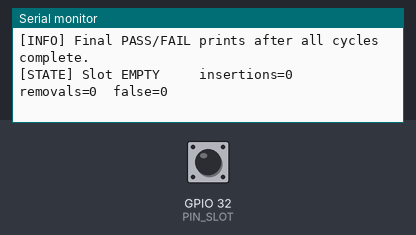
This sketch was run on a simulated ESP32. Shown: the last lines printed to the serial monitor. Inputs (shaded band) come from the test bench; at power-on: GPIO 32 (PIN_SLOT) HIGH.

Above: at 1.7 s.
1.8 s: GPIO 32 (PIN_SLOT) pulled LOW for 0.15 s
At 1.98 s:
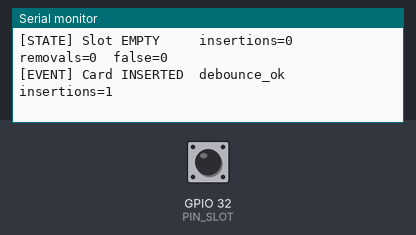
3.5 s: GPIO 32 (PIN_SLOT) pulled LOW for 1 s
At 4.5 s:
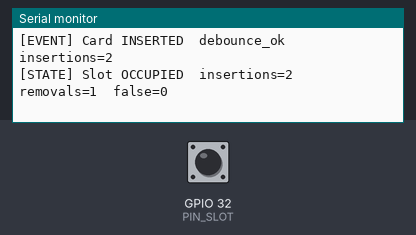
6.0 s: GPIO 32 (PIN_SLOT) pulled LOW for 0.15 s
At 6.8 s:
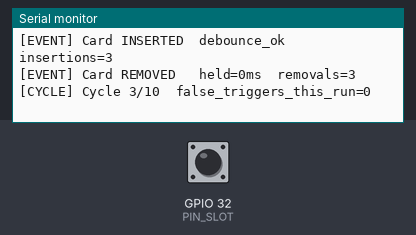
Timing chart, 0 to 9.0 s (numbered marks = the images above; inputs shaded):
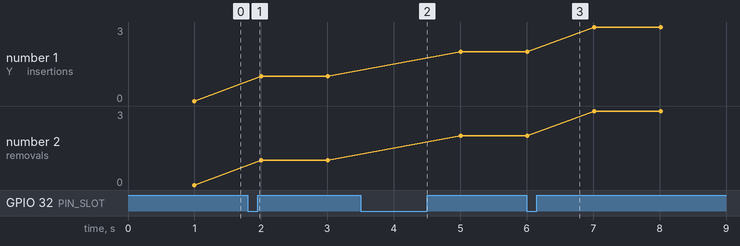

The sketch:

03_hc89_slot_sensor.ino
```cpp
/*
 * TEST 03 — HC89 Optical Slot Sensor Validation
 * MMS V2 Hardware Validation Package
 *
 * Tests: GPIO read, debounce timing, card-present / card-absent transitions,
 *        false-trigger count over 10 insert/remove cycles
 *
 * Wiring:
 *   HC89 VCC → 3V3
 *   HC89 GND → GND
 *   HC89 OUT → GPIO 32
 *   HC89 A0  → not connected (analog output, unused)
 *
 * Logic: GPIO 32 reads LOW when card is in slot (IR beam blocked)
 *        GPIO 32 reads HIGH when slot is empty (IR beam passes through)
 *
 * Serial: 115200 baud
 */

#include <Arduino.h>

#define PIN_SLOT          32
#define DEBOUNCE_MS       50     // Must match config.h SLOT_DEBOUNCE_MS
#define CYCLE_TARGET      10     // Number of insert/remove cycles to validate

static uint32_t insertCount   = 0;
static uint32_t removeCount   = 0;
static uint32_t falseTriggers = 0;

// Debounced state
static bool     lastStableState = HIGH;  // HIGH = empty
static bool     pendingState    = HIGH;
static uint32_t debounceStart   = 0;
static bool     inDebounce      = false;

// Timing
static uint32_t lastStateChangeMs = 0;
static uint32_t lastPrintMs       = 0;

// ── Helpers ─────────────────────────────────────────────────────────────────

static void printSeparator() { Serial.println(F("========================================")); }
static void pass(const char* msg) { Serial.print(F("[PASS] ")); Serial.println(msg); }
static void fail(const char* msg) { Serial.print(F("[FAIL] ")); Serial.println(msg); }
static void info(const char* msg) { Serial.print(F("[INFO] ")); Serial.println(msg); }

static void printStatus() {
    uint32_t now = millis();
    if (now - lastPrintMs < 1000) return;
    lastPrintMs = now;

    Serial.print(F("[STATE] Slot "));
    if (lastStableState == LOW) {
        Serial.print(F("OCCUPIED"));
    } else {
        Serial.print(F("EMPTY   "));
    }
    Serial.print(F("  insertions="));
    Serial.print(insertCount);
    Serial.print(F("  removals="));
    Serial.print(removeCount);
    Serial.print(F("  false="));
    Serial.println(falseTriggers);
}

// ── Debounced read ───────────────────────────────────────────────────────────

// Returns true when a confirmed stable transition occurred
// outState = the NEW stable state after the transition
static bool readDebounced(bool* outState) {
    bool rawState = (bool)digitalRead(PIN_SLOT);
    uint32_t now  = millis();

    if (!inDebounce) {
        // Not currently debouncing — check for a change
        if (rawState != lastStableState) {
            // Start debounce window
            inDebounce    = true;
            pendingState  = rawState;
            debounceStart = now;
        }
        return false;
    }

    // Currently debouncing
    if (rawState != pendingState) {
        // Signal changed again during debounce — reset window
        pendingState  = rawState;
        debounceStart = now;
        falseTriggers++;
        return false;
    }

    if (now - debounceStart >= DEBOUNCE_MS) {
        // Signal stable for DEBOUNCE_MS — accept the transition
        inDebounce       = false;
        lastStableState  = pendingState;
        *outState        = pendingState;
        lastStateChangeMs = now;
        return true;
    }

    return false;
}

// ── Setup ────────────────────────────────────────────────────────────────────

void setup() {
    Serial.begin(115200);
    delay(500);

    printSeparator();
    Serial.println(F(" MMS V2 — Test 03: HC89 Slot Sensor"));
    printSeparator();

    pinMode(PIN_SLOT, INPUT_PULLUP);
    delay(10);

    Serial.print(F("[INFO] Slot sensor on GPIO "));
    Serial.println(PIN_SLOT);
    info("Logic: GPIO LOW = card in slot, GPIO HIGH = slot empty");
    Serial.print(F("[INFO] Debounce: "));
    Serial.print(DEBOUNCE_MS);
    Serial.println(F(" ms"));
    Serial.println();

    // Read initial state
    bool initState = (bool)digitalRead(PIN_SLOT);
    lastStableState = initState;
    Serial.print(F("[INFO] Initial state: slot "));
    Serial.println(initState == HIGH ? F("EMPTY") : F("OCCUPIED (remove card before test)"));
    Serial.println();

    Serial.print(F("[INFO] Insert and remove a card "));
    Serial.print(CYCLE_TARGET);
    Serial.println(F("× to validate. Summary prints after each cycle."));
    info("Final PASS/FAIL prints after all cycles complete.");
    Serial.println();
}

// ── Loop ─────────────────────────────────────────────────────────────────────

void loop() {
    bool newState;
    bool transitionDetected = readDebounced(&newState);

    if (transitionDetected) {
        uint32_t elapsed = millis() - lastStateChangeMs;  // time since previous change

        if (newState == LOW) {
            // Card inserted
            insertCount++;
            Serial.print(F("[EVENT] Card INSERTED  debounce_ok  insertions="));
            Serial.println(insertCount);

        } else {
            // Card removed
            removeCount++;
            Serial.print(F("[EVENT] Card REMOVED   held="));
            Serial.print(elapsed);
            Serial.print(F("ms  removals="));
            Serial.println(removeCount);

            // After each complete cycle, print a summary
            if (removeCount == insertCount) {
                Serial.print(F("[CYCLE] Cycle "));
                Serial.print(removeCount);
                Serial.print(F("/"));
                Serial.print(CYCLE_TARGET);
                Serial.print(F("  false_triggers_this_run="));
                Serial.println(falseTriggers);
            }
        }

        // Final validation after target cycles
        if (removeCount >= CYCLE_TARGET && insertCount >= CYCLE_TARGET) {
            Serial.println();
            printSeparator();
            Serial.println(F(" VALIDATION SUMMARY"));
            printSeparator();
            Serial.print(F("[INFO] Insertions detected : ")); Serial.println(insertCount);
            Serial.print(F("[INFO] Removals detected   : ")); Serial.println(removeCount);
            Serial.print(F("[INFO] False triggers      : ")); Serial.println(falseTriggers);

            if (insertCount == CYCLE_TARGET && removeCount == CYCLE_TARGET) {
                pass("All insert/remove cycles detected correctly");
            } else {
                fail("Cycle count mismatch — sensor missing transitions");
            }

            if (falseTriggers == 0) {
                pass("Zero false triggers — debounce working correctly");
            } else {
                Serial.print(F("[WARN] "));
                Serial.print(falseTriggers);
                Serial.println(F(" false triggers detected — acceptable if < 5"));
                if (falseTriggers < 5) pass("False trigger count within tolerance (< 5)");
                else fail("Too many false triggers — check sensor alignment and debounce");
            }

            Serial.print(F(" STATUS: "));
            uint8_t fails = (insertCount != CYCLE_TARGET || removeCount != CYCLE_TARGET) ? 1 : 0;
            Serial.println(fails == 0 ? F("PASS") : F("FAIL"));
            printSeparator();

            // Reset counters for continued testing
            insertCount   = 0;
            removeCount   = 0;
            falseTriggers = 0;
            Serial.println(F("[INFO] Counters reset — continue testing or press reset."));
            Serial.println();
        }
    }

    printStatus();
    delay(5);
}
```

Measured:
- after the input at 1.8 s, the serial monitor: prints a new line after 0.05 s (image 1)
- after the input at 3.5 s, the serial monitor: prints a new line after 0.05 s (image 2)
- after the input at 6.0 s, the serial monitor: prints a new line after 0.05 s (image 3)
- plotted number 1: 0 → 1 after the input at 1.8 s, 2 → 3 after the input at 6.0 s
- plotted number 2: 0 → 1 after the input at 1.8 s, 2 → 3 after the input at 6.0 s
